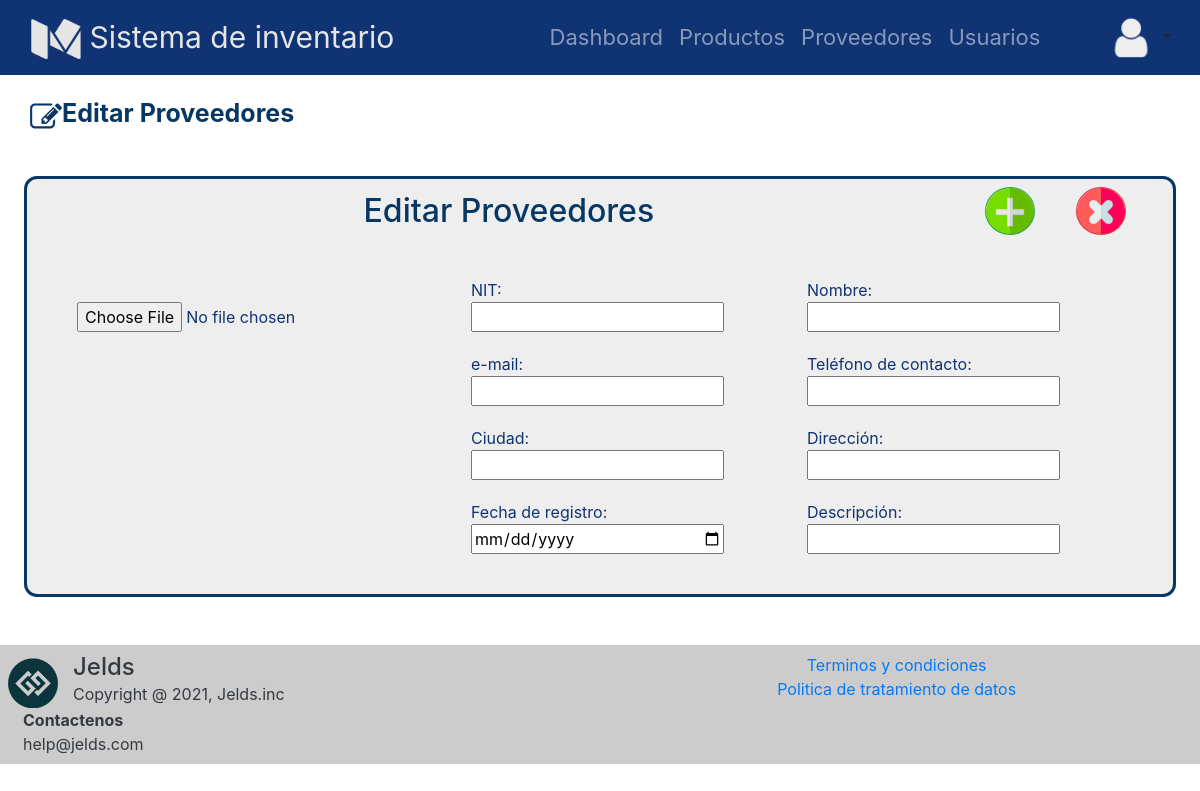
/proveedores/editar/123, run on an earlier commit of the app's database.
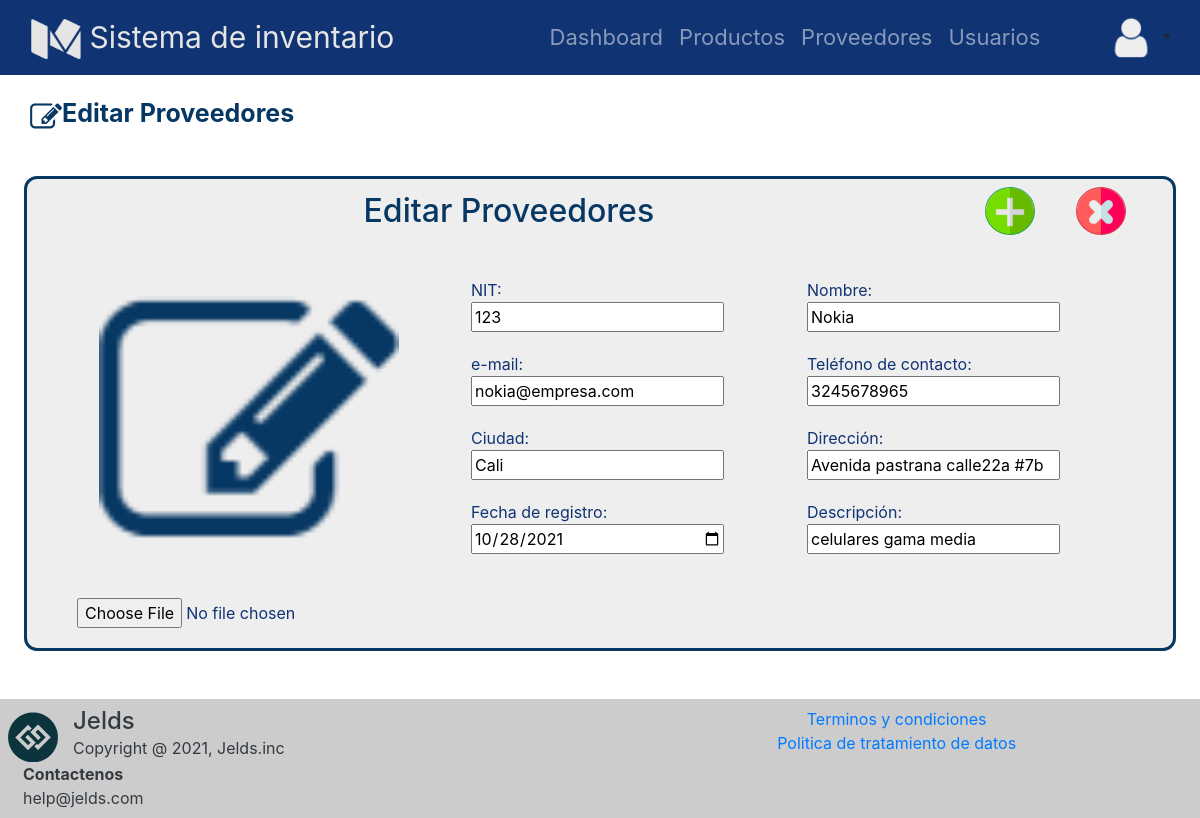
And on a later commit of the database.
### tables this page shows
CREATE TABLE proveedor (id_prov INTEGER NOT NULL, nom_prov VARCHAR (25) NOT NULL, dirección_prov VARCHAR (30) NOT NULL, email_prov VARCHAR NOT NULL, fecha_ingreso_prov DATETIME DEFAULT CURRENT_TIMESTAMP, img_prov VARCHAR, ciudad_prov VARCHAR (30) NOT NULL, tel_prov INTEGER, desc_prov TEXT, PRIMARY KEY (id_prov));

### app.py (the view)
@app.route("/proveedores/editar/<int:id>")
def editar_proveedor_vista(id):
    proveedor=get_one_proveedor(id)
    submenu="Editar"
    menu="Proveedores"
    return render_template('formularioProUser.html', submenu=submenu, menu=menu, tabla=proveedor)

### database/database_controller.py (called while the page is built)
def get_one_proveedor(id):
    db = get_db()
    cursor = db.cursor()
    statement= "SELECT id_prov,nom_prov,dirección_prov,email_prov,ciudad_prov,img_prov,fecha_ingreso_prov,desc_prov,tel_prov FROM proveedor WHERE id_prov=?;"
    cursor.execute(statement,[id])
    return cursor.fetchone()

### database/db.py (called while the page is built)
def get_db():
    try:
        if 'db' not in g:
            g.db = sqlite3.connect('database/inventario.db')
        return g.db
    except Error:
        print("Error en la base de datos: " + Error)

### templates/formularioProUser.html (shortened to what the changed rows need)
{% extends "base.html" %}
{% block css %}
<link rel="stylesheet" href="{{ url_for('static', filename='css/normalize.min.css') }}">
<link rel="stylesheet" href="https://cdn.jsdelivr.net/npm/bootstrap@4.5.3/dist/css/bootstrap.min.css">
<link rel="stylesheet" href="{{ url_for('static', filename='css/estiloproducto.css') }}">
{% endblock %}
{% block content %}
<section >
    <div class="presentacion">
        <div class="container">
            <div class="row m-sm-2" id="contenedor_titulo">
                <div class="col-10">
                     <h2>{{submenu}} {{menu}}</h2>
                 </div>
            </div>
        </div>
        <div class="foto-formulario">
            {%if submenu == 'Editar'%}
            <div class="foto_producto">
                <div class="contenedor_img">
                    <div id="preview" class="imagen"><img src="/static/img/{{tabla[5]}}" alt=""></div>
                </div>
                <div class="input-group">
                    <input type="file" accept="image/*" form="formulario" name="img" class="" id="seleccionArchivos" aria-describedby="inputGroupFileAddon04" aria-label="Upload" onclick="previsualizar()">
                </div>
            </div>
            <div class="formulario">
                <form action="/update-{{menu}}"  id="formulario" method="POST">
                    {%if menu=='Usuarios'%}
                    <div>
                        <p>
                            Identificación:
                        </p>
                        <input readonly value="{{tabla[0]}}" maxlength="10" minlength="7" name="content" type="number">
                    </div>
                    {%else%}
                    <div>
                        <p>
                            NIT:
                        </p>
                        <input readonly value="{{tabla[0]}}" name="id" autofocus type="number">
                    </div>
                    {%endif%}
                    <div>
                        <p for="">
                            Nombre:
                        </p>
                        <input value="{{tabla[1]}}" name="nombre" type="text" minlength="2">
                    </div>
                    {%if menu=='Usuarios'%}
                    <div>
                        <p for="">
                            Usuario:
                        </p>
                        <input readonly  value="{{tabla[2]}}" name="usuario" id="contra" type="text" onsubmit="validar_contraseña()">
                    </div>
                    {%else%}
                    <div>
                        <p for="">
                            e-mail:
                        </p>
                        <input value="{{tabla[3]}}" name="email" type="email">
                    </div>
                    {%endif%}
                    {%if menu=='Usuarios'%}
                    <div>
                        <p for="">
                            Contraseña:
                        </p>
                        <input value="{{tabla[3]}}" name="password" type="password" id="password">
                    </div>
                    {%else%}
                    <div>
                        <p for="">
                            Teléfono de contacto:
                        </p>
                        <input value="{{tabla[8]}}" name="telefono" type="number" min="3000000000" max="3600000000">
                    </div>
                    {%endif%}
                    {%if menu=='Usuarios'%}
                    <div>
                        <p for="">
                            E-mail:
                        </p>
                        <input value="{{tabla[4]}}" name="email" type="email">
                    </div>
                    {%else%}
                    <div>
                        <p for="">
                            Ciudad:
                        </p>
                        <input value="{{tabla[4]}}" name="ciudad" type="text">
                    </div>
                    {%endif%}
                    {%if menu=='Usuarios'%}
                    <div>
                        <p for="">
                            Teléfono de contacto:
                        </p>
                        <input value="{{tabla[8]}}" name="telefono" type="number" min="3000000000" max="3600000000">
                    </div>
                    {%else%}
                    <div>
                        <p for="">
                            Dirección:
                        </p>
                        <input value="{{tabla[2]}}" name="direccion" type="text" min="">
                    </div>
                    {%endif%}
                    <div>
                        <p for="">
                            Fecha de registro:
                        </p>
                        <input value="{{tabla[6]}}" type="date" name="fregistro" placeholder="dd/mm/aaaa" required>
                    </div>
                    {%if menu!='Usuarios'%}
                    <div>
                        <p for="">
                            Descripción:
                        </p>
                        <input value="{{tabla[7]}}" name="descripcion" type="text">
                    </div>
                    {%endif%}
                </form>
            </div>
            {%endif%}
        </div>
    </div>
</section>
{% endblock %}

What changed in the data, as far as the page shows it:
added proveedor: img_prov (picture), id "123", nombre "Nokia", email "nokia@empresa.com", telefono "3245678965", ciudad "Cali", direccion "Avenida pastrana calle22a #7b", fregistro "10/28/2021", descripcion "celulares gama media"
